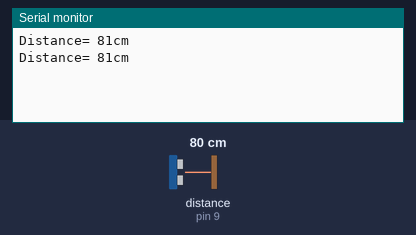
A sketch run on a simulated Arduino Uno, built with avr-gcc and run on an emulated ATmega328P. On the bench: the last lines printed to the serial monitor. The inputs (shaded band) are chosen by the test bench; at power-on: distance to the obstacle (sensor on pin 9) 80 cm. The echo pulse lasts 58.3 µs per cm.

Above: at 1.8 s.
1.9 s: distance to the obstacle (sensor on pin 9) set to 2 cm
At 2.8 s:
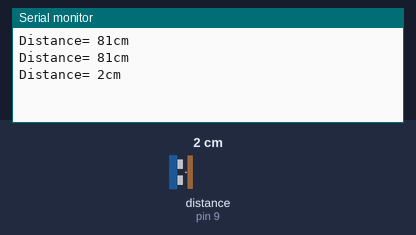
3.4 s: distance to the obstacle (sensor on pin 9) set to 4 cm
At 4.4 s:
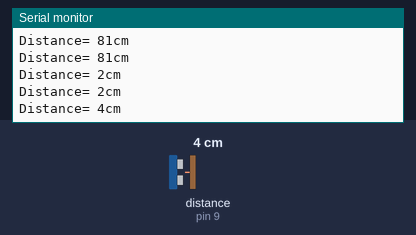
Timing chart, 0 to 6.4 s (numbered marks = the images above; inputs shaded):
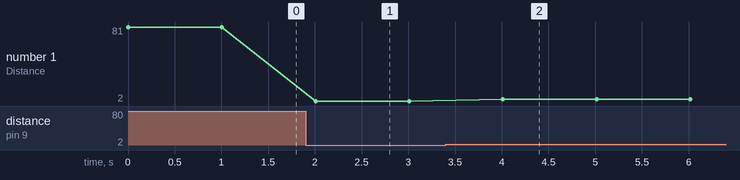

Measured:
- after the input at 1.9 s, the serial monitor: prints a new line after 0.11 s (image 1)
- after the input at 3.4 s, the serial monitor: prints a new line after 0.61 s (image 2)
- plotted number 1: 81 → 2 after the input at 1.9 s, 2 → 4 after the input at 3.4 s

The sketch:

newPing_HCSR04.ino
```cpp
#include <NewPing.h>

//(Library: New Ping by Tim Eckel v 1.9.6)

int triggerpin=10;
int echopin= 9;

//Maximum distance we want to ping for (in centimetera)
#define MAX_DISTANCE 400

//NewPing setup of pins and maximum distance
NewPing sonar(triggerpin, echopin, MAX_DISTANCE);

void setup()
{
  Serial.begin(9600);
}
void loop ()
{
  Serial.print ("Distance= ");
  Serial.print (sonar.ping_cm());
  Serial.println ("cm ");
  delay(1000);
}
```
